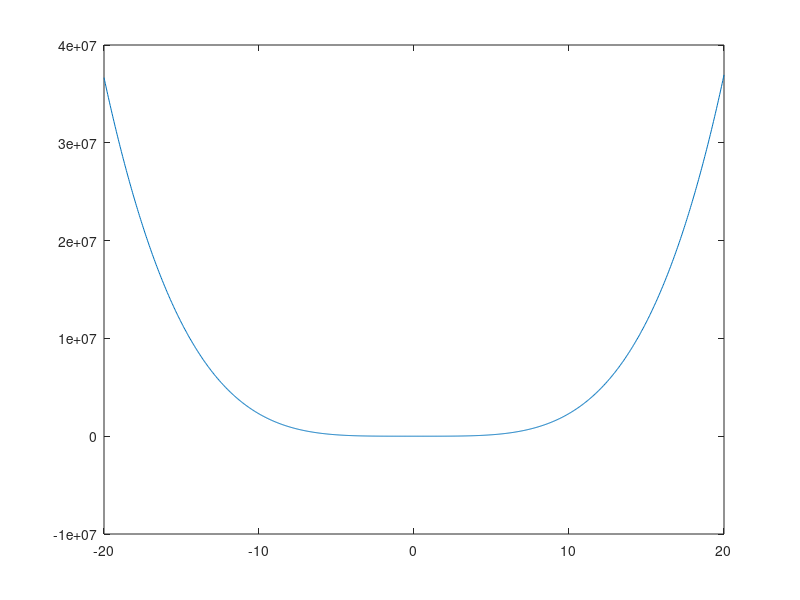

This chart was generated by the following MATLAB code: (Note: this script raises an error after producing the figure.)
addpath('../../../TP4');
addpath('../../../TP3');
addpath('../../../TP2');
format long;

p = @(x) 230*x.^4 + 18*x.^3 + 9*x.^2 -221*x - 9;
x = linspace(-20,20,1000);
plot(x,p(x))

%No se ve bien donde estan las raices
for i = 1:length(x)-1
    if p(x(i))*p(x(i+1)) < 0
        i
        i+1
    endif
endfor
%con eso vemos las raices

%ITEM A
x1 = [x(499), x(500)]
x2 = [x(524), x(525)]
tol = 5e-6;
kmax = 1000;
[r1, err1, it1] = biseccion(p,x1(1),x1(2),kmax,tol);
r1
it1
[r2, err2, it2] = biseccion(p,x2(1),x2(2),kmax,tol);
r2
it2
%r1 = -0.0406608
%r2 = 0.962403
%En ambos casos se necesito 13 iteraciones
%Se uso error absoluto


%ITEM B
dp = @(x) 920*x.^3 + 54*x.^2 + 18*x - 221;
for i = 1:length(x)-1
    if dp(x(i))*dp(x(i+1)) < 0
        i
        i+1
    endif
endfor


x1 = [x(515), x(516)]
tol = 5e-6;
kmax = 1000;
[r1, err1, it1] = biseccion(dp,x1(1),x1(2),kmax,tol);
r1
p(r1)
%r1 = 0.592521
%r2 = -104.693666
%Se uso error absoluto

%ITEM C
f = @(x) p(x) - x;
df = @(x) dp(x) -1;
tol = 5e-6;
kmax = 1000;
[r1, err1, it1] = newton(f,df,0,kmax,tol);
r1
%Se uso error absoluto
%r1 = -0.040476
